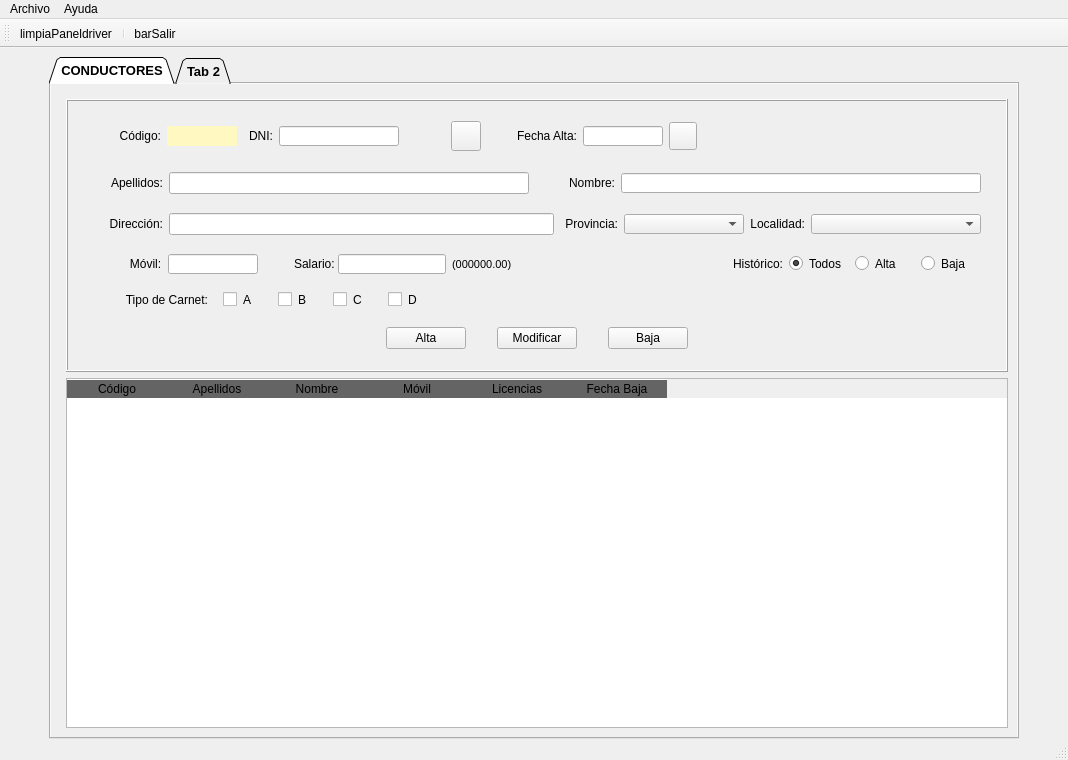
<?xml version="1.0" encoding="UTF-8"?>
<ui version="4.0">
 <class>MainWindow</class>
 <widget class="QMainWindow" name="MainWindow">
  <property name="geometry">
   <rect>
    <x>0</x>
    <y>0</y>
    <width>1068</width>
    <height>760</height>
   </rect>
  </property>
  <property name="sizePolicy">
   <sizepolicy hsizetype="Expanding" vsizetype="Expanding">
    <horstretch>1</horstretch>
    <verstretch>1</verstretch>
   </sizepolicy>
  </property>
  <property name="minimumSize">
   <size>
    <width>800</width>
    <height>600</height>
   </size>
  </property>
  <property name="maximumSize">
   <size>
    <width>16777215</width>
    <height>16777215</height>
   </size>
  </property>
  <property name="windowTitle">
   <string>CarTeis</string>
  </property>
  <property name="windowIcon">
   <iconset>
    <normaloff>../img/logo.ico</normaloff>../img/logo.ico</iconset>
  </property>
  <property name="iconSize">
   <size>
    <width>64</width>
    <height>64</height>
   </size>
  </property>
  <widget class="QWidget" name="centralwidget">
   <property name="sizePolicy">
    <sizepolicy hsizetype="Expanding" vsizetype="Expanding">
     <horstretch>2</horstretch>
     <verstretch>2</verstretch>
    </sizepolicy>
   </property>
   <property name="minimumSize">
    <size>
     <width>1024</width>
     <height>700</height>
    </size>
   </property>
   <property name="maximumSize">
    <size>
     <width>16777215</width>
     <height>16777215</height>
    </size>
   </property>
   <layout class="QGridLayout" name="gridLayout_2">
    <item row="0" column="2">
     <spacer name="horizontalSpacer_11">
      <property name="orientation">
       <enum>Qt::Horizontal</enum>
      </property>
      <property name="sizeHint" stdset="0">
       <size>
        <width>40</width>
        <height>20</height>
       </size>
      </property>
     </spacer>
    </item>
    <item row="0" column="1">
     <widget class="QTabWidget" name="panelPrincipal">
      <property name="sizePolicy">
       <sizepolicy hsizetype="Expanding" vsizetype="Expanding">
        <horstretch>2</horstretch>
        <verstretch>2</verstretch>
       </sizepolicy>
      </property>
      <property name="minimumSize">
       <size>
        <width>900</width>
        <height>650</height>
       </size>
      </property>
      <property name="maximumSize">
       <size>
        <width>16777215</width>
        <height>16777215</height>
       </size>
      </property>
      <property name="sizeIncrement">
       <size>
        <width>0</width>
        <height>0</height>
       </size>
      </property>
      <property name="font">
       <font>
        <pointsize>10</pointsize>
        <weight>75</weight>
        <bold>true</bold>
       </font>
      </property>
      <property name="styleSheet">
       <string notr="true"/>
      </property>
      <property name="tabShape">
       <enum>QTabWidget::Triangular</enum>
      </property>
      <property name="currentIndex">
       <number>0</number>
      </property>
      <widget class="QWidget" name="panelDrivers">
       <property name="sizePolicy">
        <sizepolicy hsizetype="Expanding" vsizetype="Expanding">
         <horstretch>1</horstretch>
         <verstretch>1</verstretch>
        </sizepolicy>
       </property>
       <property name="autoFillBackground">
        <bool>true</bool>
       </property>
       <attribute name="title">
        <string>CONDUCTORES</string>
       </attribute>
       <layout class="QGridLayout" name="gridLayout">
        <item row="0" column="0">
         <widget class="QSplitter" name="splitter">
          <property name="orientation">
           <enum>Qt::Horizontal</enum>
          </property>
         </widget>
        </item>
        <item row="1" column="1">
         <widget class="QFrame" name="frngestdrive">
          <property name="sizePolicy">
           <sizepolicy hsizetype="Fixed" vsizetype="Ignored">
            <horstretch>1</horstretch>
            <verstretch>2</verstretch>
           </sizepolicy>
          </property>
          <property name="minimumSize">
           <size>
            <width>400</width>
            <height>20</height>
           </size>
          </property>
          <property name="maximumSize">
           <size>
            <width>2048</width>
            <height>300</height>
           </size>
          </property>
          <property name="layoutDirection">
           <enum>Qt::LeftToRight</enum>
          </property>
          <property name="styleSheet">
           <string notr="true">border-color: rgb(255, 253, 225);</string>
          </property>
          <property name="frameShape">
           <enum>QFrame::Box</enum>
          </property>
          <property name="frameShadow">
           <enum>QFrame::Raised</enum>
          </property>
          <layout class="QGridLayout" name="gridLayout_10">
           <item row="1" column="1">
            <layout class="QHBoxLayout" name="horizontalLayout_2">
             <property name="spacing">
              <number>1</number>
             </property>
             <property name="sizeConstraint">
              <enum>QLayout::SetDefaultConstraint</enum>
             </property>
             <item>
              <spacer name="horizontalSpacer">
               <property name="orientation">
                <enum>Qt::Horizontal</enum>
               </property>
               <property name="sizeHint" stdset="0">
                <size>
                 <width>40</width>
                 <height>20</height>
                </size>
               </property>
              </spacer>
             </item>
             <item>
              <widget class="QPushButton" name="btnAltaDriver">
               <property name="minimumSize">
                <size>
                 <width>75</width>
                 <height>20</height>
                </size>
               </property>
               <property name="maximumSize">
                <size>
                 <width>80</width>
                 <height>16777215</height>
                </size>
               </property>
               <property name="text">
                <string>Alta</string>
               </property>
              </widget>
             </item>
             <item>
              <spacer name="horizontalSpacer_5">
               <property name="orientation">
                <enum>Qt::Horizontal</enum>
               </property>
               <property name="sizeType">
                <enum>QSizePolicy::Fixed</enum>
               </property>
               <property name="sizeHint" stdset="0">
                <size>
                 <width>30</width>
                 <height>20</height>
                </size>
               </property>
              </spacer>
             </item>
             <item>
              <widget class="QPushButton" name="btnModifDriver">
               <property name="minimumSize">
                <size>
                 <width>75</width>
                 <height>20</height>
                </size>
               </property>
               <property name="maximumSize">
                <size>
                 <width>80</width>
                 <height>16777215</height>
                </size>
               </property>
               <property name="text">
                <string>Modificar</string>
               </property>
              </widget>
             </item>
             <item>
              <spacer name="horizontalSpacer_6">
               <property name="orientation">
                <enum>Qt::Horizontal</enum>
               </property>
               <property name="sizeType">
                <enum>QSizePolicy::Fixed</enum>
               </property>
               <property name="sizeHint" stdset="0">
                <size>
                 <width>30</width>
                 <height>20</height>
                </size>
               </property>
              </spacer>
             </item>
             <item>
              <widget class="QPushButton" name="btnBajaDriver">
               <property name="minimumSize">
                <size>
                 <width>75</width>
                 <height>20</height>
                </size>
               </property>
               <property name="maximumSize">
                <size>
                 <width>80</width>
                 <height>16777215</height>
                </size>
               </property>
               <property name="text">
                <string>Baja</string>
               </property>
              </widget>
             </item>
             <item>
              <spacer name="horizontalSpacer_2">
               <property name="orientation">
                <enum>Qt::Horizontal</enum>
               </property>
               <property name="sizeHint" stdset="0">
                <size>
                 <width>40</width>
                 <height>20</height>
                </size>
               </property>
              </spacer>
             </item>
            </layout>
           </item>
           <item row="0" column="1">
            <layout class="QGridLayout" name="gridLayout_9">
             <property name="sizeConstraint">
              <enum>QLayout::SetMinimumSize</enum>
             </property>
             <item row="2" column="0" colspan="4">
              <layout class="QGridLayout" name="gridLayout_4">
               <property name="sizeConstraint">
                <enum>QLayout::SetMaximumSize</enum>
               </property>
               <item row="0" column="4">
                <widget class="QLineEdit" name="txtNome">
                 <property name="minimumSize">
                  <size>
                   <width>300</width>
                   <height>20</height>
                  </size>
                 </property>
                 <property name="maximumSize">
                  <size>
                   <width>16777215</width>
                   <height>20</height>
                  </size>
                 </property>
                </widget>
               </item>
               <item row="0" column="0">
                <widget class="QLabel" name="lblApel">
                 <property name="minimumSize">
                  <size>
                   <width>70</width>
                   <height>20</height>
                  </size>
                 </property>
                 <property name="maximumSize">
                  <size>
                   <width>70</width>
                   <height>20</height>
                  </size>
                 </property>
                 <property name="text">
                  <string>Apellidos:</string>
                 </property>
                 <property name="alignment">
                  <set>Qt::AlignRight|Qt::AlignTrailing|Qt::AlignVCenter</set>
                 </property>
                </widget>
               </item>
               <item row="0" column="3">
                <widget class="QLabel" name="lblNome">
                 <property name="minimumSize">
                  <size>
                   <width>60</width>
                   <height>20</height>
                  </size>
                 </property>
                 <property name="text">
                  <string>Nombre:</string>
                 </property>
                 <property name="alignment">
                  <set>Qt::AlignRight|Qt::AlignTrailing|Qt::AlignVCenter</set>
                 </property>
                </widget>
               </item>
               <item row="0" column="1">
                <widget class="QLineEdit" name="txtApel">
                 <property name="minimumSize">
                  <size>
                   <width>350</width>
                   <height>20</height>
                  </size>
                 </property>
                 <property name="cursorPosition">
                  <number>0</number>
                 </property>
                </widget>
               </item>
               <item row="0" column="2">
                <spacer name="horizontalSpacer_4">
                 <property name="orientation">
                  <enum>Qt::Horizontal</enum>
                 </property>
                 <property name="sizeType">
                  <enum>QSizePolicy::Fixed</enum>
                 </property>
                 <property name="sizeHint" stdset="0">
                  <size>
                   <width>20</width>
                   <height>20</height>
                  </size>
                 </property>
                </spacer>
               </item>
              </layout>
             </item>
             <item row="7" column="0">
              <spacer name="verticalSpacer_4">
               <property name="orientation">
                <enum>Qt::Vertical</enum>
               </property>
               <property name="sizeType">
                <enum>QSizePolicy::Fixed</enum>
               </property>
               <property name="sizeHint" stdset="0">
                <size>
                 <width>20</width>
                 <height>10</height>
                </size>
               </property>
              </spacer>
             </item>
             <item row="5" column="0">
              <spacer name="verticalSpacer_3">
               <property name="orientation">
                <enum>Qt::Vertical</enum>
               </property>
               <property name="sizeType">
                <enum>QSizePolicy::Fixed</enum>
               </property>
               <property name="sizeHint" stdset="0">
                <size>
                 <width>20</width>
                 <height>13</height>
                </size>
               </property>
              </spacer>
             </item>
             <item row="8" column="0">
              <layout class="QGridLayout" name="gridLayout_7" columnstretch="0,0,0,0,0">
               <property name="sizeConstraint">
                <enum>QLayout::SetFixedSize</enum>
               </property>
               <property name="leftMargin">
                <number>0</number>
               </property>
               <property name="horizontalSpacing">
                <number>0</number>
               </property>
               <item row="0" column="1">
                <widget class="QCheckBox" name="chkA">
                 <property name="maximumSize">
                  <size>
                   <width>40</width>
                   <height>16777215</height>
                  </size>
                 </property>
                 <property name="autoFillBackground">
                  <bool>false</bool>
                 </property>
                 <property name="text">
                  <string>A</string>
                 </property>
                </widget>
               </item>
               <item row="0" column="4">
                <widget class="QCheckBox" name="chkD">
                 <property name="maximumSize">
                  <size>
                   <width>40</width>
                   <height>16777215</height>
                  </size>
                 </property>
                 <property name="text">
                  <string>D</string>
                 </property>
                </widget>
               </item>
               <item row="0" column="3">
                <widget class="QCheckBox" name="chkC">
                 <property name="maximumSize">
                  <size>
                   <width>40</width>
                   <height>16777215</height>
                  </size>
                 </property>
                 <property name="text">
                  <string>C</string>
                 </property>
                </widget>
               </item>
               <item row="0" column="2">
                <widget class="QCheckBox" name="chkB">
                 <property name="maximumSize">
                  <size>
                   <width>40</width>
                   <height>16777215</height>
                  </size>
                 </property>
                 <property name="text">
                  <string>B</string>
                 </property>
                </widget>
               </item>
               <item row="0" column="0">
                <widget class="QLabel" name="lblCarnet">
                 <property name="minimumSize">
                  <size>
                   <width>80</width>
                   <height>0</height>
                  </size>
                 </property>
                 <property name="maximumSize">
                  <size>
                   <width>100</width>
                   <height>20</height>
                  </size>
                 </property>
                 <property name="text">
                  <string>Tipo de Carnet:</string>
                 </property>
                 <property name="alignment">
                  <set>Qt::AlignRight|Qt::AlignTrailing|Qt::AlignVCenter</set>
                 </property>
                </widget>
               </item>
              </layout>
             </item>
             <item row="6" column="0">
              <layout class="QGridLayout" name="gridLayout_6" columnstretch="0,0,0,0,0,0">
               <property name="sizeConstraint">
                <enum>QLayout::SetMinimumSize</enum>
               </property>
               <property name="leftMargin">
                <number>0</number>
               </property>
               <property name="horizontalSpacing">
                <number>0</number>
               </property>
               <item row="0" column="2">
                <widget class="QLineEdit" name="txtMovil">
                 <property name="minimumSize">
                  <size>
                   <width>90</width>
                   <height>20</height>
                  </size>
                 </property>
                 <property name="maximumSize">
                  <size>
                   <width>80</width>
                   <height>20</height>
                  </size>
                 </property>
                 <property name="alignment">
                  <set>Qt::AlignCenter</set>
                 </property>
                </widget>
               </item>
               <item row="0" column="1">
                <widget class="QLabel" name="lblMovil">
                 <property name="minimumSize">
                  <size>
                   <width>45</width>
                   <height>0</height>
                  </size>
                 </property>
                 <property name="maximumSize">
                  <size>
                   <width>50</width>
                   <height>20</height>
                  </size>
                 </property>
                 <property name="text">
                  <string>Móvil:</string>
                 </property>
                 <property name="alignment">
                  <set>Qt::AlignCenter</set>
                 </property>
                </widget>
               </item>
               <item row="0" column="5">
                <widget class="QLineEdit" name="txtSalario">
                 <property name="minimumSize">
                  <size>
                   <width>100</width>
                   <height>20</height>
                  </size>
                 </property>
                 <property name="maximumSize">
                  <size>
                   <width>110</width>
                   <height>20</height>
                  </size>
                 </property>
                 <property name="alignment">
                  <set>Qt::AlignRight|Qt::AlignTrailing|Qt::AlignVCenter</set>
                 </property>
                </widget>
               </item>
               <item row="0" column="4">
                <widget class="QLabel" name="lblSalario">
                 <property name="sizePolicy">
                  <sizepolicy hsizetype="Preferred" vsizetype="Preferred">
                   <horstretch>50</horstretch>
                   <verstretch>20</verstretch>
                  </sizepolicy>
                 </property>
                 <property name="minimumSize">
                  <size>
                   <width>60</width>
                   <height>20</height>
                  </size>
                 </property>
                 <property name="maximumSize">
                  <size>
                   <width>60</width>
                   <height>20</height>
                  </size>
                 </property>
                 <property name="text">
                  <string>Salario: </string>
                 </property>
                 <property name="alignment">
                  <set>Qt::AlignRight|Qt::AlignTrailing|Qt::AlignVCenter</set>
                 </property>
                </widget>
               </item>
               <item row="0" column="0">
                <spacer name="horizontalSpacer_12">
                 <property name="orientation">
                  <enum>Qt::Horizontal</enum>
                 </property>
                 <property name="sizeType">
                  <enum>QSizePolicy::Fixed</enum>
                 </property>
                 <property name="sizeHint" stdset="0">
                  <size>
                   <width>30</width>
                   <height>20</height>
                  </size>
                 </property>
                </spacer>
               </item>
               <item row="0" column="3">
                <spacer name="horizontalSpacer_14">
                 <property name="orientation">
                  <enum>Qt::Horizontal</enum>
                 </property>
                 <property name="sizeType">
                  <enum>QSizePolicy::Fixed</enum>
                 </property>
                 <property name="sizeHint" stdset="0">
                  <size>
                   <width>20</width>
                   <height>20</height>
                  </size>
                 </property>
                </spacer>
               </item>
              </layout>
             </item>
             <item row="4" column="0" colspan="4">
              <layout class="QGridLayout" name="gridLayout_5">
               <item row="0" column="5">
                <widget class="QLabel" name="lblLocalidad">
                 <property name="maximumSize">
                  <size>
                   <width>70</width>
                   <height>20</height>
                  </size>
                 </property>
                 <property name="text">
                  <string>Localidad:</string>
                 </property>
                 <property name="alignment">
                  <set>Qt::AlignRight|Qt::AlignTrailing|Qt::AlignVCenter</set>
                 </property>
                </widget>
               </item>
               <item row="0" column="6">
                <widget class="QComboBox" name="cmbMuni">
                 <property name="minimumSize">
                  <size>
                   <width>170</width>
                   <height>20</height>
                  </size>
                 </property>
                 <property name="maximumSize">
                  <size>
                   <width>240</width>
                   <height>20</height>
                  </size>
                 </property>
                </widget>
               </item>
               <item row="0" column="0">
                <widget class="QLabel" name="lblDirdriver">
                 <property name="minimumSize">
                  <size>
                   <width>70</width>
                   <height>0</height>
                  </size>
                 </property>
                 <property name="maximumSize">
                  <size>
                   <width>90</width>
                   <height>20</height>
                  </size>
                 </property>
                 <property name="text">
                  <string>Dirección:</string>
                 </property>
                 <property name="alignment">
                  <set>Qt::AlignRight|Qt::AlignTrailing|Qt::AlignVCenter</set>
                 </property>
                </widget>
               </item>
               <item row="0" column="1">
                <widget class="QLineEdit" name="txtDirdriver">
                 <property name="sizePolicy">
                  <sizepolicy hsizetype="Fixed" vsizetype="Fixed">
                   <horstretch>0</horstretch>
                   <verstretch>0</verstretch>
                  </sizepolicy>
                 </property>
                 <property name="minimumSize">
                  <size>
                   <width>385</width>
                   <height>20</height>
                  </size>
                 </property>
                </widget>
               </item>
               <item row="0" column="3">
                <widget class="QLabel" name="lblPRov">
                 <property name="maximumSize">
                  <size>
                   <width>70</width>
                   <height>20</height>
                  </size>
                 </property>
                 <property name="text">
                  <string>Provincia:</string>
                 </property>
                 <property name="alignment">
                  <set>Qt::AlignRight|Qt::AlignTrailing|Qt::AlignVCenter</set>
                 </property>
                </widget>
               </item>
               <item row="0" column="4">
                <widget class="QComboBox" name="cmbProv">
                 <property name="minimumSize">
                  <size>
                   <width>120</width>
                   <height>20</height>
                  </size>
                 </property>
                 <property name="maximumSize">
                  <size>
                   <width>150</width>
                   <height>20</height>
                  </size>
                 </property>
                </widget>
               </item>
               <item row="0" column="2">
                <spacer name="horizontalSpacer_3">
                 <property name="orientation">
                  <enum>Qt::Horizontal</enum>
                 </property>
                 <property name="sizeHint" stdset="0">
                  <size>
                   <width>40</width>
                   <height>20</height>
                  </size>
                 </property>
                </spacer>
               </item>
              </layout>
             </item>
             <item row="0" column="0" colspan="3">
              <layout class="QGridLayout" name="gridLayout_3">
               <item row="0" column="3">
                <widget class="QLabel" name="lblDni">
                 <property name="minimumSize">
                  <size>
                   <width>30</width>
                   <height>20</height>
                  </size>
                 </property>
                 <property name="maximumSize">
                  <size>
                   <width>30</width>
                   <height>20</height>
                  </size>
                 </property>
                 <property name="text">
                  <string>DNI:</string>
                 </property>
                 <property name="alignment">
                  <set>Qt::AlignRight|Qt::AlignTrailing|Qt::AlignVCenter</set>
                 </property>
                </widget>
               </item>
               <item row="0" column="7">
                <widget class="QLabel" name="lblDatadriver">
                 <property name="minimumSize">
                  <size>
                   <width>90</width>
                   <height>20</height>
                  </size>
                 </property>
                 <property name="maximumSize">
                  <size>
                   <width>110</width>
                   <height>20</height>
                  </size>
                 </property>
                 <property name="text">
                  <string>Fecha Alta:</string>
                 </property>
                 <property name="alignment">
                  <set>Qt::AlignRight|Qt::AlignTrailing|Qt::AlignVCenter</set>
                 </property>
                </widget>
               </item>
               <item row="0" column="9">
                <widget class="QLineEdit" name="txtDatadriver">
                 <property name="sizePolicy">
                  <sizepolicy hsizetype="Preferred" vsizetype="Fixed">
                   <horstretch>0</horstretch>
                   <verstretch>0</verstretch>
                  </sizepolicy>
                 </property>
                 <property name="minimumSize">
                  <size>
                   <width>80</width>
                   <height>20</height>
                  </size>
                 </property>
                 <property name="maximumSize">
                  <size>
                   <width>60</width>
                   <height>20</height>
                  </size>
                 </property>
                 <property name="alignment">
                  <set>Qt::AlignCenter</set>
                 </property>
                </widget>
               </item>
               <item row="0" column="1">
                <widget class="QLabel" name="lblCod">
                 <property name="minimumSize">
                  <size>
                   <width>50</width>
                   <height>20</height>
                  </size>
                 </property>
                 <property name="maximumSize">
                  <size>
                   <width>40</width>
                   <height>16777215</height>
                  </size>
                 </property>
                 <property name="text">
                  <string>Código:</string>
                 </property>
                 <property name="alignment">
                  <set>Qt::AlignRight|Qt::AlignTrailing|Qt::AlignVCenter</set>
                 </property>
                </widget>
               </item>
               <item row="0" column="2">
                <widget class="QLabel" name="lblcodbd">
                 <property name="minimumSize">
                  <size>
                   <width>70</width>
                   <height>20</height>
                  </size>
                 </property>
                 <property name="maximumSize">
                  <size>
                   <width>70</width>
                   <height>20</height>
                  </size>
                 </property>
                 <property name="styleSheet">
                  <string notr="true">background-color: rgb(255, 248, 192);</string>
                 </property>
                 <property name="text">
                  <string/>
                 </property>
                 <property name="alignment">
                  <set>Qt::AlignCenter</set>
                 </property>
                </widget>
               </item>
               <item row="0" column="10">
                <widget class="QPushButton" name="btnCalendar">
                 <property name="minimumSize">
                  <size>
                   <width>28</width>
                   <height>28</height>
                  </size>
                 </property>
                 <property name="maximumSize">
                  <size>
                   <width>28</width>
                   <height>28</height>
                  </size>
                 </property>
                 <property name="text">
                  <string/>
                 </property>
                 <property name="icon">
                  <iconset>
                   <normaloff>../img/calendar.png</normaloff>../img/calendar.png</iconset>
                 </property>
                 <property name="iconSize">
                  <size>
                   <width>28</width>
                   <height>28</height>
                  </size>
                 </property>
                </widget>
               </item>
               <item row="0" column="5">
                <widget class="QLabel" name="lblValidardni">
                 <property name="minimumSize">
                  <size>
                   <width>40</width>
                   <height>30</height>
                  </size>
                 </property>
                 <property name="maximumSize">
                  <size>
                   <width>50</width>
                   <height>30</height>
                  </size>
                 </property>
                 <property name="font">
                  <font>
                   <family>Segoe Print</family>
                   <pointsize>14</pointsize>
                  </font>
                 </property>
                 <property name="text">
                  <string/>
                 </property>
                 <property name="alignment">
                  <set>Qt::AlignLeading|Qt::AlignLeft|Qt::AlignVCenter</set>
                 </property>
                </widget>
               </item>
               <item row="0" column="0">
                <spacer name="horizontalSpacer_13">
                 <property name="orientation">
                  <enum>Qt::Horizontal</enum>
                 </property>
                 <property name="sizeType">
                  <enum>QSizePolicy::Fixed</enum>
                 </property>
                 <property name="sizeHint" stdset="0">
                  <size>
                   <width>18</width>
                   <height>20</height>
                  </size>
                 </property>
                </spacer>
               </item>
               <item row="0" column="4">
                <widget class="QLineEdit" name="txtDni">
                 <property name="minimumSize">
                  <size>
                   <width>120</width>
                   <height>20</height>
                  </size>
                 </property>
                 <property name="maximumSize">
                  <size>
                   <width>120</width>
                   <height>20</height>
                  </size>
                 </property>
                 <property name="whatsThis">
                  <string>&lt;html&gt;&lt;head/&gt;&lt;body&gt;&lt;p&gt;&lt;span style=&quot; font-weight:400;&quot;&gt;Introducir DNI&lt;/span&gt;&lt;/p&gt;&lt;/body&gt;&lt;/html&gt;</string>
                 </property>
                 <property name="alignment">
                  <set>Qt::AlignCenter</set>
                 </property>
                </widget>
               </item>
               <item row="0" column="6">
                <widget class="QPushButton" name="btnBuscadri">
                 <property name="maximumSize">
                  <size>
                   <width>30</width>
                   <height>30</height>
                  </size>
                 </property>
                 <property name="text">
                  <string/>
                 </property>
                 <property name="icon">
                  <iconset>
                   <normaloff>../img/lupa.png</normaloff>../img/lupa.png</iconset>
                 </property>
                 <property name="iconSize">
                  <size>
                   <width>24</width>
                   <height>24</height>
                  </size>
                 </property>
                </widget>
               </item>
              </layout>
             </item>
             <item row="3" column="0">
              <spacer name="verticalSpacer_2">
               <property name="orientation">
                <enum>Qt::Vertical</enum>
               </property>
               <property name="sizeType">
                <enum>QSizePolicy::Fixed</enum>
               </property>
               <property name="sizeHint" stdset="0">
                <size>
                 <width>13</width>
                 <height>13</height>
                </size>
               </property>
              </spacer>
             </item>
             <item row="1" column="0">
              <spacer name="verticalSpacer">
               <property name="orientation">
                <enum>Qt::Vertical</enum>
               </property>
               <property name="sizeType">
                <enum>QSizePolicy::Fixed</enum>
               </property>
               <property name="sizeHint" stdset="0">
                <size>
                 <width>20</width>
                 <height>15</height>
                </size>
               </property>
              </spacer>
             </item>
             <item row="6" column="3">
              <layout class="QGridLayout" name="gridLayout_8">
               <item row="0" column="0">
                <widget class="QLabel" name="lblEstado">
                 <property name="minimumSize">
                  <size>
                   <width>80</width>
                   <height>0</height>
                  </size>
                 </property>
                 <property name="maximumSize">
                  <size>
                   <width>100</width>
                   <height>20</height>
                  </size>
                 </property>
                 <property name="text">
                  <string>Histórico:</string>
                 </property>
                 <property name="alignment">
                  <set>Qt::AlignRight|Qt::AlignTrailing|Qt::AlignVCenter</set>
                 </property>
                </widget>
               </item>
               <item row="0" column="1">
                <widget class="QRadioButton" name="rbtTodos">
                 <property name="minimumSize">
                  <size>
                   <width>60</width>
                   <height>0</height>
                  </size>
                 </property>
                 <property name="maximumSize">
                  <size>
                   <width>60</width>
                   <height>16777215</height>
                  </size>
                 </property>
                 <property name="text">
                  <string>Todos</string>
                 </property>
                 <property name="checked">
                  <bool>true</bool>
                 </property>
                </widget>
               </item>
               <item row="0" column="2">
                <widget class="QRadioButton" name="rbtAlta">
                 <property name="minimumSize">
                  <size>
                   <width>60</width>
                   <height>0</height>
                  </size>
                 </property>
                 <property name="maximumSize">
                  <size>
                   <width>60</width>
                   <height>16777215</height>
                  </size>
                 </property>
                 <property name="text">
                  <string>Alta</string>
                 </property>
                </widget>
               </item>
               <item row="0" column="3">
                <widget class="QRadioButton" name="rbtBaja">
                 <property name="minimumSize">
                  <size>
                   <width>60</width>
                   <height>0</height>
                  </size>
                 </property>
                 <property name="maximumSize">
                  <size>
                   <width>60</width>
                   <height>16777215</height>
                  </size>
                 </property>
                 <property name="text">
                  <string>Baja</string>
                 </property>
                </widget>
               </item>
              </layout>
             </item>
             <item row="6" column="1">
              <widget class="QLabel" name="label">
               <property name="font">
                <font>
                 <pointsize>8</pointsize>
                 <weight>50</weight>
                 <bold>false</bold>
                </font>
               </property>
               <property name="text">
                <string>(000000.00)</string>
               </property>
              </widget>
             </item>
             <item row="8" column="1">
              <spacer name="horizontalSpacer_7">
               <property name="orientation">
                <enum>Qt::Horizontal</enum>
               </property>
               <property name="sizeHint" stdset="0">
                <size>
                 <width>40</width>
                 <height>20</height>
                </size>
               </property>
              </spacer>
             </item>
            </layout>
           </item>
           <item row="0" column="0">
            <spacer name="horizontalSpacer_8">
             <property name="orientation">
              <enum>Qt::Horizontal</enum>
             </property>
             <property name="sizeHint" stdset="0">
              <size>
               <width>120</width>
               <height>20</height>
              </size>
             </property>
            </spacer>
           </item>
           <item row="0" column="2">
            <spacer name="horizontalSpacer_9">
             <property name="orientation">
              <enum>Qt::Horizontal</enum>
             </property>
             <property name="sizeHint" stdset="0">
              <size>
               <width>120</width>
               <height>20</height>
              </size>
             </property>
            </spacer>
           </item>
          </layout>
         </widget>
        </item>
        <item row="2" column="1">
         <widget class="QTableWidget" name="tabDrivers">
          <property name="enabled">
           <bool>true</bool>
          </property>
          <property name="sizePolicy">
           <sizepolicy hsizetype="Expanding" vsizetype="Expanding">
            <horstretch>2</horstretch>
            <verstretch>2</verstretch>
           </sizepolicy>
          </property>
          <property name="minimumSize">
           <size>
            <width>400</width>
            <height>350</height>
           </size>
          </property>
          <property name="maximumSize">
           <size>
            <width>16777215</width>
            <height>16777215</height>
           </size>
          </property>
          <property name="styleSheet">
           <string notr="true">QHeaderView::section:horizontal
{
border-top: 1px solid #ffffff;
color: 'white';
font: 11pt &quot;Arial&quot;;
background-color:rgb(100,100,100);
}
</string>
          </property>
          <property name="editTriggers">
           <set>QAbstractItemView::NoEditTriggers</set>
          </property>
          <property name="alternatingRowColors">
           <bool>true</bool>
          </property>
          <property name="selectionMode">
           <enum>QAbstractItemView::ExtendedSelection</enum>
          </property>
          <property name="selectionBehavior">
           <enum>QAbstractItemView::SelectRows</enum>
          </property>
          <attribute name="verticalHeaderVisible">
           <bool>false</bool>
          </attribute>
          <column>
           <property name="text">
            <string>Código</string>
           </property>
          </column>
          <column>
           <property name="text">
            <string>Apellidos</string>
           </property>
          </column>
          <column>
           <property name="text">
            <string>Nombre</string>
           </property>
          </column>
          <column>
           <property name="text">
            <string>Móvil</string>
           </property>
          </column>
          <column>
           <property name="text">
            <string>Licencias</string>
           </property>
          </column>
          <column>
           <property name="text">
            <string>Fecha Baja</string>
           </property>
          </column>
         </widget>
        </item>
       </layout>
      </widget>
      <widget class="QWidget" name="tab_2">
       <attribute name="title">
        <string>Tab 2</string>
       </attribute>
       <widget class="QLabel" name="label_2">
        <property name="geometry">
         <rect>
          <x>120</x>
          <y>90</y>
          <width>131</width>
          <height>16</height>
         </rect>
        </property>
        <property name="text">
         <string>Esta es la pestaña 2</string>
        </property>
       </widget>
      </widget>
     </widget>
    </item>
    <item row="0" column="0">
     <spacer name="horizontalSpacer_10">
      <property name="orientation">
       <enum>Qt::Horizontal</enum>
      </property>
      <property name="sizeHint" stdset="0">
       <size>
        <width>40</width>
        <height>20</height>
       </size>
      </property>
     </spacer>
    </item>
   </layout>
  </widget>
  <widget class="QMenuBar" name="menubar">
   <property name="geometry">
    <rect>
     <x>0</x>
     <y>0</y>
     <width>1068</width>
     <height>21</height>
    </rect>
   </property>
   <widget class="QMenu" name="menuArchivo">
    <property name="title">
     <string>Archivo</string>
    </property>
    <addaction name="actionSalir"/>
   </widget>
   <widget class="QMenu" name="menuHelp">
    <property name="title">
     <string>Ayuda</string>
    </property>
    <addaction name="actionAcerca_de"/>
   </widget>
   <addaction name="menuArchivo"/>
   <addaction name="menuHelp"/>
  </widget>
  <widget class="QStatusBar" name="statusbar">
   <property name="autoFillBackground">
    <bool>false</bool>
   </property>
   <property name="sizeGripEnabled">
    <bool>true</bool>
   </property>
  </widget>
  <widget class="QToolBar" name="toolBar">
   <property name="windowTitle">
    <string>toolBar</string>
   </property>
   <property name="iconSize">
    <size>
     <width>32</width>
     <height>32</height>
    </size>
   </property>
   <attribute name="toolBarArea">
    <enum>TopToolBarArea</enum>
   </attribute>
   <attribute name="toolBarBreak">
    <bool>false</bool>
   </attribute>
   <addaction name="actionlimpiaPaneldriver"/>
   <addaction name="separator"/>
   <addaction name="actionbarSalir"/>
  </widget>
  <action name="actionSalir">
   <property name="text">
    <string>Salir</string>
   </property>
  </action>
  <action name="actionAcerca_de">
   <property name="text">
    <string>Acerca de...</string>
   </property>
  </action>
  <action name="actionbarSalir">
   <property name="icon">
    <iconset>
     <normaloff>../img/salir.png</normaloff>../img/salir.png</iconset>
   </property>
   <property name="text">
    <string>barSalir</string>
   </property>
  </action>
  <action name="actionlimpiaPaneldriver">
   <property name="icon">
    <iconset>
     <normaloff>../img/limpiar.png</normaloff>../img/limpiar.png</iconset>
   </property>
   <property name="text">
    <string>limpiaPaneldriver</string>
   </property>
  </action>
 </widget>
 <tabstops>
  <tabstop>panelPrincipal</tabstop>
  <tabstop>txtDni</tabstop>
  <tabstop>txtDatadriver</tabstop>
  <tabstop>btnCalendar</tabstop>
  <tabstop>txtApel</tabstop>
  <tabstop>txtNome</tabstop>
  <tabstop>txtDirdriver</tabstop>
  <tabstop>cmbProv</tabstop>
  <tabstop>cmbMuni</tabstop>
  <tabstop>txtMovil</tabstop>
  <tabstop>txtSalario</tabstop>
  <tabstop>chkA</tabstop>
  <tabstop>chkB</tabstop>
  <tabstop>chkC</tabstop>
  <tabstop>chkD</tabstop>
  <tabstop>btnAltaDriver</tabstop>
  <tabstop>btnModifDriver</tabstop>
  <tabstop>btnBajaDriver</tabstop>
  <tabstop>rbtTodos</tabstop>
  <tabstop>rbtAlta</tabstop>
  <tabstop>rbtBaja</tabstop>
  <tabstop>tabDrivers</tabstop>
 </tabstops>
 <resources/>
 <connections/>
</ui>
